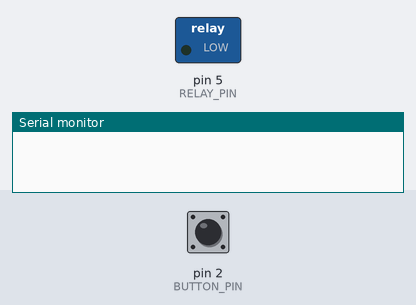
Bench run of a sketch on a simulated Arduino Uno, built with avr-gcc and run on an emulated ATmega328P. Shown: switched loads named in the sketch (green lamp = pin HIGH), the last lines printed to the serial monitor. Inputs (shaded band) come from the test bench; at power-on: pin 2 (BUTTON_PIN) HIGH.

Above: at 1.2 s.
1.3 s: pin 2 (BUTTON_PIN) pulled LOW for 0.15 s
At 2.4 s:
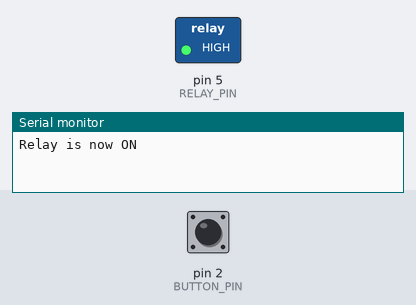
2.9 s: pin 2 (BUTTON_PIN) pulled LOW for 1 s
At 3.6 s:
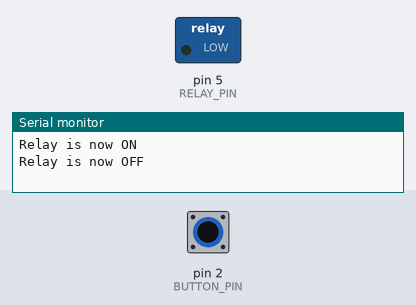
5.4 s: pin 2 (BUTTON_PIN) pulled LOW for 3.2 s
At 6.7 s:
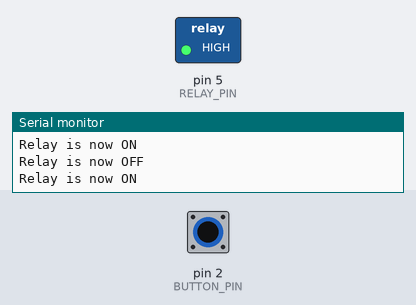
Timing chart, 0 to 8.4 s (numbered marks = the images above; inputs shaded):
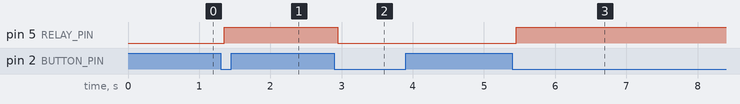

The sketch:

relayubuttonvibra.ino
```cpp
const int BUTTON_PIN = 2;
const int RELAY_PIN  = 5;

bool relayState = LOW;
bool lastButtonState = HIGH;
bool toggled = false;

unsigned long lastDebounceTime = 0;
unsigned long debounceDelay = 50;

void setup() {
  Serial.begin(9600);
  pinMode(BUTTON_PIN, INPUT_PULLUP);
  pinMode(RELAY_PIN, OUTPUT);
  digitalWrite(RELAY_PIN, relayState);
}

void loop() {
  int buttonState = digitalRead(BUTTON_PIN);

  if (buttonState != lastButtonState) {
    lastDebounceTime = millis();
  }

  if ((millis() - lastDebounceTime) > debounceDelay) {
    if (buttonState == LOW && !toggled) {
      relayState = !relayState;
      digitalWrite(RELAY_PIN, relayState);
      Serial.print("Relay is now ");
      Serial.println(relayState ? "ON" : "OFF");
      toggled = true;
    }

    if (buttonState == HIGH) {
      toggled = false;
    }
  }

  lastButtonState = buttonState;
}
```

Measured:
- after the input at 1.3 s, pin 5 (RELAY_PIN): LOW → HIGH after 0.05 s
- after the input at 2.9 s, pin 5 (RELAY_PIN): HIGH → LOW after 0.05 s
- after the input at 5.4 s, pin 5 (RELAY_PIN): LOW → HIGH after 0.05 s
